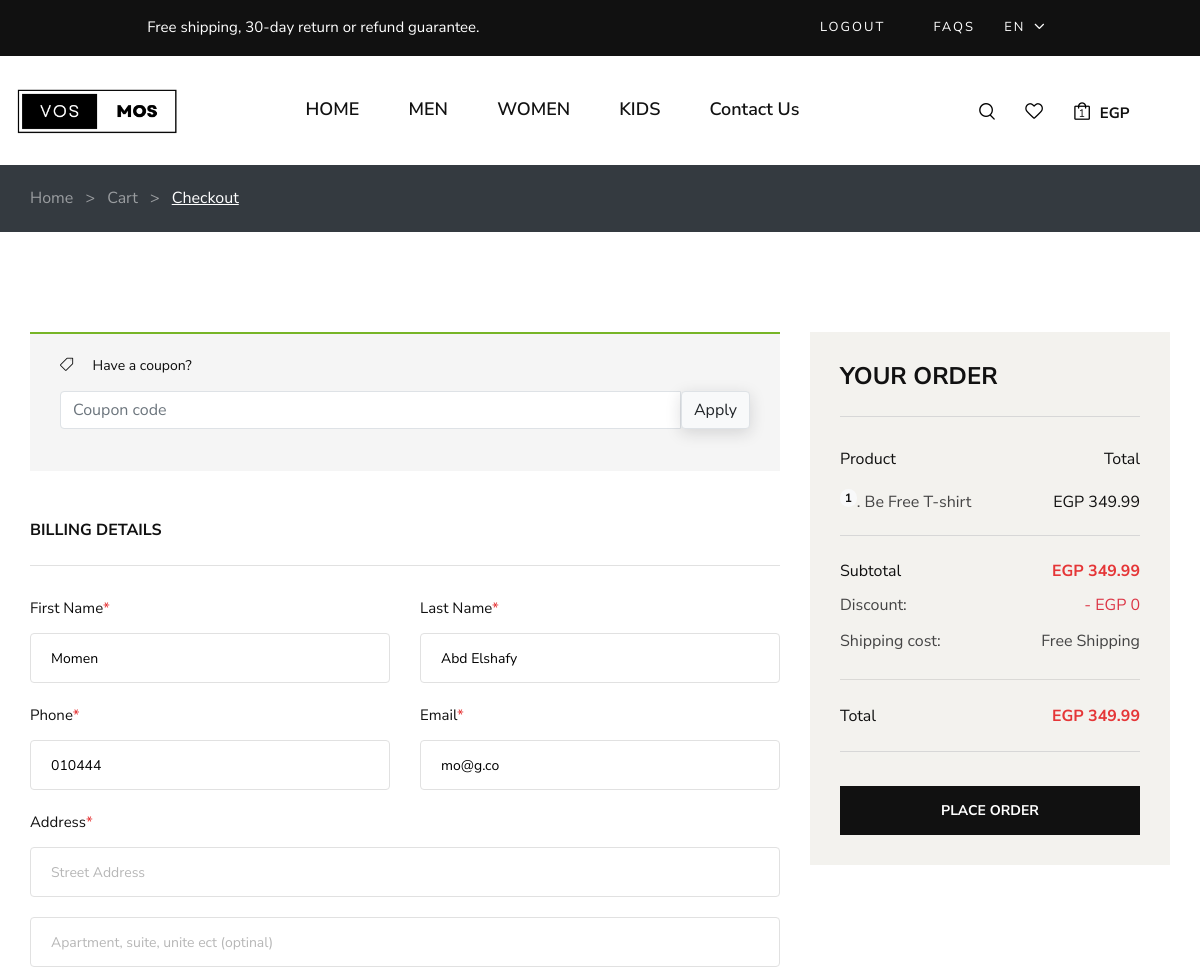
Page /checkout (signed in, upper part) on the earlier database version.
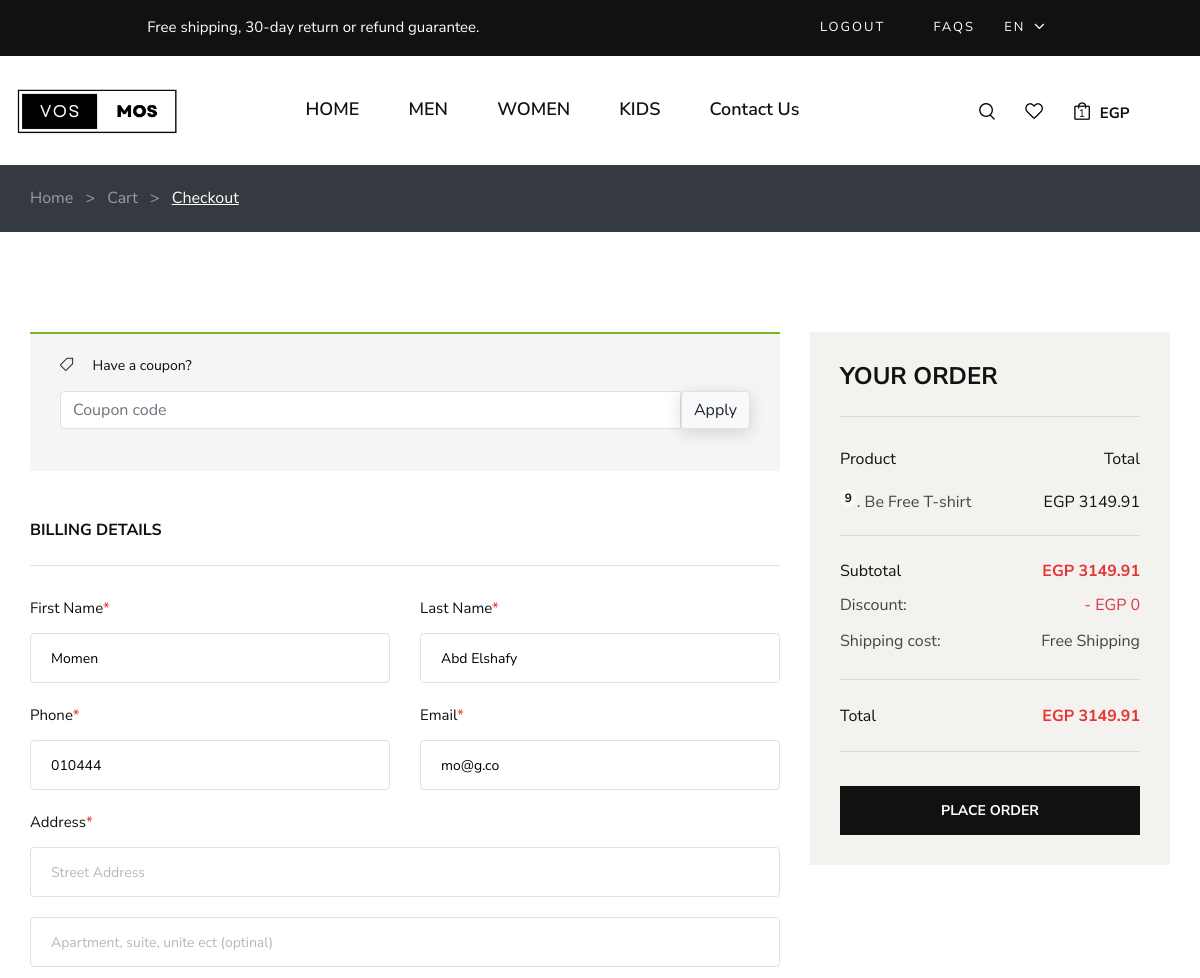
Same page on the later database version.
### frontend/models.py (models this page shows, shortened)
class CartItem(models.Model):
    product = models.ForeignKey(Product, on_delete=models.CASCADE)
    quantity = models.IntegerField(default=1)
    cart = models.ForeignKey(Cart, on_delete=models.CASCADE, related_name="items", null=True)
    customized = models.BooleanField(default=False)
    size = models.CharField(max_length=10, blank=True, null=True)
    color = models.CharField(max_length=10, blank=True, null=True)
    @property
    def total(self):
        total = float(self.product.price) * int(self.quantity)
        return float("{:.2f}".format(total))

class Product(models.Model):
    CATEGORY_CHOICES = (
        ('M', 'Men'),
        ('W', 'Women'),
        ('K', 'Kids'),
        ('A', 'Accessories'),
    )
    SUB_CATEGORY_CHOICES = (
    ('S', 'Shirt'),
    ('SW', 'Sport wear'),
    ('OW', 'Outwear')
    )
    LABEL_CHOICES = (
        ('NEW', 'primary'),
        ('BEST Seller', 'secondary'),
        ('N', '')
    )
    product_id = models.AutoField
    id = models.AutoField(primary_key=True, auto_created=True)
    product_name = models.CharField(max_length=50)
    category = models.CharField(choices=CATEGORY_CHOICES, max_length=2)
    label = models.CharField(choices=LABEL_CHOICES, max_length=11, default="")
    subcategory = models.CharField(choices= SUB_CATEGORY_CHOICES ,max_length=50, default="")
    price = models.FloatField(default=0)
    discount_price = models.FloatField(default=0)
    desc = models.CharField(max_length=300)
    pub_date = models.DateField()
    image = models.ImageField(upload_to="static/images", default="")
    material = models.CharField(max_length=50, default="Coton 100%")
    description = models.TextField(default="Description")

class Cart(models.Model):
    user = models.ForeignKey(MyUser, on_delete=models.CASCADE, null= True, blank = True)
    applied_coupons = models.ManyToManyField(PromoCode, blank=True,related_name="Applied_Coupons")
    session_key = models.CharField(max_length=32, null=True, blank=True)
    created_at = models.DateTimeField(auto_now_add=True)
    updated_at = models.DateTimeField(auto_now=True)
    ordered = models.BooleanField(default=False)
    coupon = models.ForeignKey(
        PromoCode, on_delete=models.SET_NULL, blank=True, null=True)
    shipping_cost = models.DecimalField(max_digits=10, decimal_places=2, default=25.99)
    @property
    def discount(self):
        if self.coupon:
            total_price = sum(item.total for item in self.items.all())
            discount_amount = total_price * self.coupon.discount
            max_discount = self.coupon.max_discount
            return min(discount_amount, max_discount)
        else:
            return 0
    @property
    def total_price_before_discount(self):
        total_price = sum(item.total for item in self.items.all())
        return "{:.2f}".format(total_price)
    @property
    def total_price(self):
        total_price = sum(item.total for item in self.items.all())
        total_price -= self.discount
        return "{:.2f}".format(total_price)
    @property
    def final_price(self):
        return float(self.total_price) + float(self.shipping_cost)

### frontend/views.py (the view, shortened to what this page needs)
# urls.py: path('checkout', views.checkout, name='checkout'),
def checkout(request):
    if request.method == 'POST':
        email = request.POST['email']
        payment_method = request.POST['payment_method']
        address_id = request.POST.get('address')
        first_name = request.POST.get('first_name')
        last_name = request.POST.get('last_name')
        phone = request.POST.get('phone')
        if payment_method == "COD":
            fees = 12
        else:
            fees = 0
        if request.user.is_authenticated:
            user = request.user
            cart = Cart.objects.get(user=user)
            order = Order.objects.create(
                user=user,
                first_name=first_name,
                last_name=last_name,
                email=email,
                phone=phone,
                coupon=cart.coupon,
                address=request.POST['address'],
                city=request.POST['city'],
                payment_method=payment_method,
                shipping_cost=cart.shipping_cost,
                final_price=cart.final_price + fees  # Set the final price of the order to the final price of the cart
            )
            for item in CartItem.objects.filter(cart=cart):
                OrderItem.objects.create(
                    order=order,
                    product=item.product,
                    price=item.product.price,
                    quantity=item.quantity,
                    customized=item.customized,
                )
            order.save()
            CartItem.objects.filter(cart=cart).delete()
            cart.coupon = None
            cart.save()
        else:
            session_key = request.session.session_key
            if not session_key:
                request.session.create()
                session_key = request.session.session_key
            cart, created = Cart.objects.get_or_create(user=None, session_key=session_key)
            order = Order.objects.create(
                first_name=first_name,
                last_name=last_name,
                email=email,
                address=request.POST['address'],
                phone=phone,
                city=request.POST['city'],
                payment_method=payment_method,
                shipping_cost=cart.shipping_cost,
                final_price=cart.final_price + fees  # Set the final price of the order to the final price of the anonymous cart
            )
            for item in CartItem.objects.filter(cart=cart):
                OrderItem.objects.create(
                    order=order,
                    product=item.product,
                    price=item.product.price,
                    quantity=item.quantity,
                    customized=item.customized
                )
            order.save()
            CartItem.objects.filter(cart=cart).delete()
            cart.coupon = None
            cart.save()
        send_order_confirmation_email(first_name, email, order)
        return render(request, 'orderconfirm.html', {"order_number": order.order_number})
    else:
        if request.user.is_authenticated:
            cart = Cart.objects.get(user=request.user)
            CartItems = CartItem.objects.filter(cart=cart)
            if float(cart.total_price) > 1000:
                cart.shipping_cost = 0
                cart.save()
            context = {'cart': CartItems, 'user_cart': cart}
        return render(request, 'checkout.html', context)

### frontend/templates/checkout.html (shortened to what the changed rows need)
{% extends "layout.html" %}
{% load static %}
{% block body %}
    <section class="checkout spad">
        <div class="container">
            <div class="checkout__form">
              <div class="row">
                        <div class="col-lg-4 col-md-6">
                            <div class="checkout__order">
                                <ul class="checkout__total__products">
                                  {% for item in cart %}
                                  <li>
                                      <span class="translate-middle badge rounded-pill badge-light float-left">{{item.quantity}} </span>
                                      . {{ item.product.product_name }}
                                      <span>EGP {{item.total}}</span>
                                  </li>
                              {% endfor %}
                                </ul>
                                <ul class="checkout__total__all">
                                  <div class="final-cart">
                                    <li>Subtotal <span>EGP {{user_cart.total_price_before_discount}}</span></li>
                                    <div class="d-flex justify-content-between">
                                      <p class="mb-2">Discount:</p>
                                      <p id="discount" class="mb-2 text-danger">- EGP {{user_cart.discount}}</p>
                                    </div>
                                  </div>
                                    <li>Total <span id="cart_total_discount">EGP {{user_cart.final_price}}</span></li>
                                </ul>
                            </div>
                        </div>
                    </div>
            </div>
        </div>
    </section>
{% endblock %}

Differences in the rows shown:
changed CartItem "Be Free T-shirt": quantity "1" → "9"; total "349.99" → "3149.91"
changed through a linked row, Cart: total_price_before_discount "349.99" → "3149.91"; final_price "349.99" → "3149.91"
